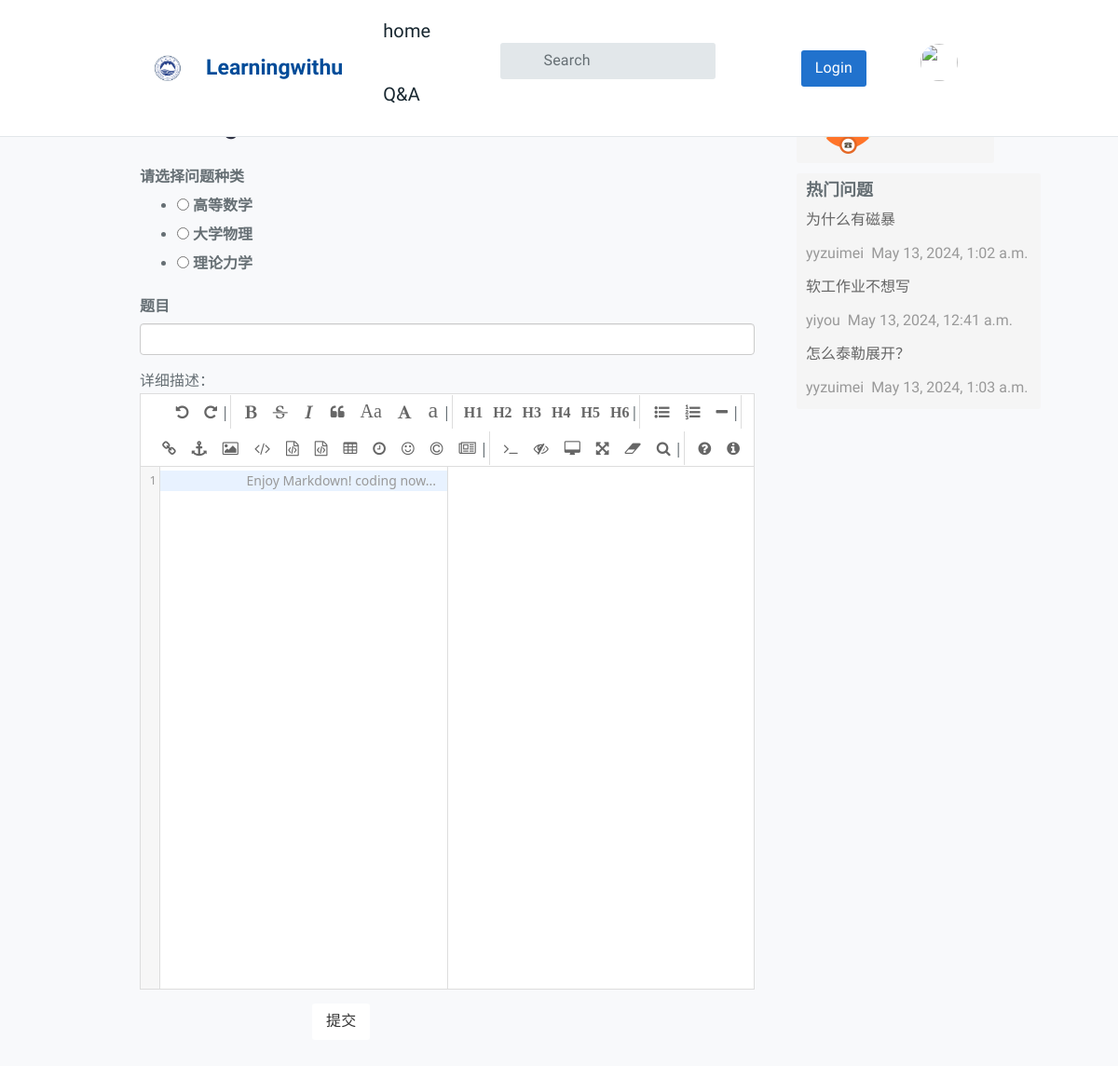
The app's page /question/add_question/ (signed in) with its own data.
### QuestionApp/models.py (models this page shows, shortened)
class Question(models.Model):
    user = models.ForeignKey(User, verbose_name='提问者', related_name='questions',on_delete=models.CASCADE)
    questionTitle = models.CharField('问题标题', max_length=40, unique=True, blank=False)
    questionCategory = models.ForeignKey('CategoryApp.Category', verbose_name='板块名称', on_delete=models.CASCADE)
    questionDescription = models.TextField('详细描述')
    created=models.DateTimeField(default=timezone.now, verbose_name='发布日期')
    publishDate = models.DateTimeField(auto_now=True, verbose_name='更新日期')
    goodNum = models.IntegerField(default=0, verbose_name='赞数')
    badNum = models.IntegerField(default=0, verbose_name='反对数')
    grade = models.IntegerField(default=0, verbose_name='综合质量')
    collect = models.ManyToManyField(User, related_name='collect_question', verbose_name='收藏', blank=True)
    users_like = models.ManyToManyField(User, related_name="questions_like", blank=True)
    users_unlike = models.ManyToManyField(User, related_name="questions_unlike", blank=True)
    views = models.IntegerField(default=0, verbose_name="阅读次数")

### QuestionApp/views.py (the view)
# urls.py: path('add_question/', views.ask, name='add_question'),
@login_required(login_url='/account/login')
def ask(request):
    if request.user.is_authenticated:
        username = request.user.username
        is_logged_in = True
    else:
        username = '未登录'
        is_logged_in = False
    context = {
        'username': username,
        'is_logged_in': is_logged_in,
    }
    if request.method == 'POST':
        id = request.user.id
        user = User.objects.get(id=id)
        if user:
            pass
        else:
            return HttpResponse("1")
        form = AskForm(request.POST)
        if form.is_valid():
            question_category_number = request.POST.get('category')
            question_title = request.POST.get('title')
            question_text = request.POST.get('editormd-markdown-doc')
            question_category = Category.objects.get(number=question_category_number)
            question = Question(
                user=user,
                questionTitle=question_title,
                questionCategory=question_category,
                questionDescription=question_text,
            )
            question.save()
            return HttpResponseRedirect(reverse('question:index', args=[1]))
        else:
            context['askMessage'] = "您的输入含有非法字符, 请重试!"
            form = AskForm()
            return HttpResponseRedirect('/')
    else:
        form = AskForm()
        category = Category.objects.all()
        questions = Question.objects.all()
        return render(request, 'question/add_question.html',
                      {"category": category, "form": form, "questions": questions,
                       "question_2": Question.objects.all().order_by('-views', 'created', 'questionTitle')[:10]})

### QuestionApp/forms.py (shortened to what this page needs)
class AskForm(forms.Form):
    category = forms.ChoiceField(choices=Category.objects.values_list('number', 'name'), required=True, widget=forms.RadioSelect)
    title = forms.CharField(label='请输入问题题目(60字以内):', max_length=60,required=True, widget=forms.TextInput(attrs={"class":"form-control"}))
    """
    def clean_question(self):
        question = self.cleaned_data.get('question')

        if len(question) < 3:
            raise forms.ValidationError("Your text must be at least 3 characters long.")
        elif len(question) > 2000:
            raise forms.ValidationError("Your text is too long.")
        else:
            return question
    """

### templates/question/add_question.html (shortened to what this page needs)
{% extends 'index.html' %}
{% load static %}
{% block content %}
<link rel="stylesheet" href="{% static 'editor/css/style.css' %}">
<link rel="stylesheet" href="{% static 'editor/css/editormd.css' %}">
<link rel="stylesheet" href="{% static 'css/style.css' %}">
<div class="col-sm-9">
    <div class="tt-topic-list">
        <div class="tt-list-header">
            <div class="tt-col-topic">
                <h2>Asking</h2>
            </div>
        </div>
    </div>
        <div id="fh5co-contact" >
            <div class="container">
                <form action="." method="post">
                <div class="form-group">
                    <label for="{{ form.category.id_for_label }}">请选择问题种类</label>
                    {{ form.category }}
                </div>
                <div class="form-group">
                    <label for="{{ form.title.id_for_label }}">题目</label>
                    {{ form.title }}
                </div>
                <div class="miaoshu"><span>详细描述：</span></div>
                    <div id="editormd" class=" text-left">
                </div>
                    <div class="row text-center vertical-middle-sm" >
                        <button type="submit" class="btn btn-default btn-lg" style="margin-left:200px">提交</button>
                    </div>
                </form>
            </div>
        </div>
</div>
{% endblock %}
{% block left %}
<div class="col-sm-3" >
    <div class="side-bar-well clearfix" style="position: fixed;">
        <div class="col-sm-5"><img src="{% static 'images/support.png' %}"></div>
        <div class="col-sm-7">
            <p class="side-bar-well-title">欢迎提问</p>
        </div>
    </div>
    <div class="side-bar-well" style="position: fixed;margin-top:90px">
        <strong class="side-bar-well-title">热门问题</strong>
        {% for question in question_2 %}
        <a href="{% url 'question:question_content' question_id=question.id %}" class="news-item">
            <div class="news-title">{{question.questionTitle}}</div>
        </a>
        <div class="news-info">
            <span>{{ question.user }}</span>
            <span>&nbsp{{question.created}}&nbsp</span>
        </div>
        {% endfor %}
    </div>
</div>
{% endblock %}

### static/css/main.css (style rules this page uses)
.side-bar-well { padding: 5px; background: #f5f5f5; margin-bottom: 10px; border-radius: 3px; }
.side-bar-well-title { font-size: 18px; padding:0px; margin-bottom: 0cm; }
.news-item { display: block; color: #666; }
.side-bar-well > * { padding: 5px; }
.news-info { color: #999; padding: 5px; }

### static/editor/css/editormd.css (style rules this page uses)
.editormd { width: 90%; height: 640px; margin: 0 auto; text-align: left; overflow: hidden; position: relative; margin-bottom: 15px; border: 1px solid #ddd; font-family: "Meiryo UI", "Microsoft YaHei", "Malgun Gothic", "Segoe UI", "Trebuchet MS", Helvetica, "Monaco", monospace, Tahoma, STXihei, "华文细黑", STHeiti, "Helvetica Neue", "Droid Sans", "wenquanyi micro hei", FreeSans, Arimo, Arial, SimSun, "宋体", Heiti, "黑体", sans-serif; }

### templates/index.html (style rules this page uses)
body { background-color: #CCE5FF; }

### templates/head.html (style rules this page uses)
body { background-color: #CCE5FF; }

### records on screen
Question: questionTitle "为什么有磁暴", user "yyzuimei", created "May 13, 2024, 1:02 a.m."
Question: questionTitle "软工作业不想写", user "yiyou", created "May 13, 2024, 12:41 a.m."
Question: questionTitle "怎么泰勒展开？", user "yyzuimei", created "May 13, 2024, 1:03 a.m."
